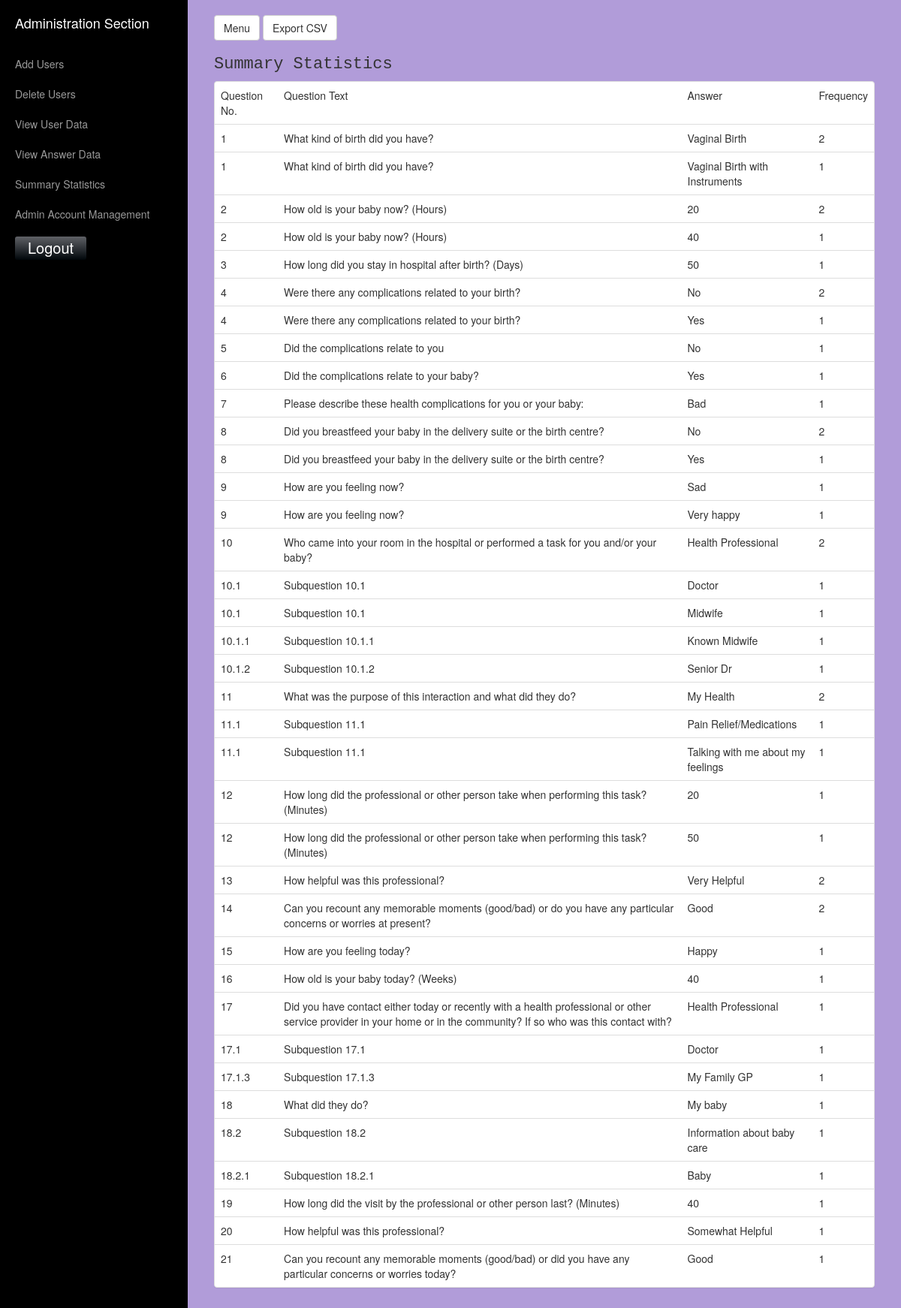
The app's page /summary-statistics.php (signed in) with its own data.
### tables this page shows
CREATE TABLE IF NOT EXISTS `question` (
  `question_id` int(11) NOT NULL AUTO_INCREMENT,
  `parent_question_id` int(11) NOT NULL,
  `text` varchar(255) NOT NULL,
  `question_order` varchar(11) NOT NULL,
  `type` enum('dropdownlist','checkbox','radio','text','textarea','slider') NOT NULL,
  `options` varchar(500) NOT NULL,
  `survey_id` int(11) NOT NULL,
  `dependant_question_order` varchar(11) NOT NULL,
  `dependant_value` varchar(255) NOT NULL,
  PRIMARY KEY (`question_id`),
  UNIQUE KEY `order` (`question_order`),
  KEY `survey_id` (`survey_id`)
);

### summary-statistics.php (the view, shortened to what this page needs)
<!DOCTYPE html>
<html lang="en">
<head>
    <link href="bootstrap/css/bootstrap.min.css" rel="stylesheet">
    <link href="bootstrap/css/admin.css" rel="stylesheet">
</head>
<body>
    <div id="wrapper">
        <div id="sidebar-wrapper">
            <ul class="sidebar-nav">
                <li class="sidebar-brand">
                    <a href="admin-section.php">Administration Section</a>
                </li>
                <li>
                    <a href="add-user.php">Add Users</a>
                </li>
                <li>
                    <a href="delete-user.php">Delete Users</a>
                </li>
                <li>
                   <a href="view-users.php">View User Data</a>
                </li>
				<li>
                   <a href="view-answers.php">View Answer Data</a>
                </li>
				<li>
                   <a href="summary-statistics.php">Summary Statistics</a>
                </li>
				<li>
                   <a href="admin-account-management.php">Admin Account Management</a>
                </li>
			<form action="logout.php" metdod="post">
			<p>
			<button type="submit" name="logout" value="Logout">Logout</button>
			</p>
			</form>
            </ul>
        </div>
        <div id="page-content-wrapper">
            <div class="container-fluid">
                <div class="row">
                    <div class="col-lg-12">
                        <a href="#menu-toggle" class="btn btn-default" id="menu-toggle">Menu</a>
						<a href="export.php" class="btn btn-default" > Export CSV</a>
						<h2>Summary Statistics</h2>
					<?php
						require 'mysql-connection-open.php';
						$sql = "SELECT COUNT(answer_id) AS answer_count, answer_text, question.question_id,question.question_order, question.parent_question_id,question.type, text FROM question
						JOIN answer ON answer.question_id = question.question_id
						GROUP BY answer.question_id, answer_text" ;
						$result = mysqli_query($conn, $sql)
						or die("Error: " .mysqli_error($conn));
					?>
					<div class="panel panel-default">
					<table class="table">
					<tr>
					<td>Question No.</td>
					<td>Question Text</td>
					<td>Answer</td>
					<td>Frequency</td>
					</tr>
					<?php while ($row = mysqli_fetch_assoc($result))
					{
						if (strcmp($row["text"], '') == 0)
							{
								echo "<td>" . $row["question_order"] . "</td>";
								echo "<td>Subquestion " . $row['question_order'] . "</td>";
								echo "<td>" . $row["answer_text"] . "<td>";
								echo $row["answer_count"] . "</td></tr>";
							}else
							{
								echo "<td>" . $row["question_order"] . "</td>";
								echo "<td>" . $row["text"] . "</td>";
								echo "<td>" . $row["answer_text"] . "<td>";
								echo $row["answer_count"] . "</td></tr>";
							}
					}
					?>
					</table>
					</div>
                    </div>
                </div>
            </div>
        </div>
    </div>
</body>
</html>

### records on screen
question: question_order "1", text "What kind of birth did you have?", answer_text "Vaginal Birth", answer_count "2", answer_text "Vaginal Birth with Instruments", answer_count "1"
question: question_order "2", text "How old is your baby now? (Hours)", answer_text "20", answer_count "2", answer_text "40", answer_count "1"
question: question_order "3", text "How long did you stay in hospital after birth? (Days)", answer_text "50", answer_count "1"
question: question_order "4", text "Were there any complications related to your birth?", answer_text "No", answer_count "2", answer_text "Yes", answer_count "1"
question: question_order "5", text "Did the complications relate to you", answer_text "No", answer_count "1"
question: question_order "6", text "Did the complications relate to your baby?", answer_text "Yes", answer_count "1"
question: question_order "7", text "Please describe these health complications for you or your baby:", answer_text "Bad", answer_count "1"
question: question_order "8", text "Did you breastfeed your baby in the delivery suite or the birth centre?", answer_text "No", answer_count "2", answer_text "Yes", answer_count "1"
question: question_order "9", text "How are you feeling now?", answer_text "Sad", answer_count "1", answer_text "Very happy"
question: question_order "10", text "Who came into your room in the hospital or performed a task for you and/or your baby?", answer_text "Health Professional", answer_count "2"
question: question_order "10.1", answer_text "Doctor", answer_count "1", answer_text "Midwife"
question: question_order "10.1.1", answer_text "Known Midwife", answer_count "1"
question: question_order "10.1.2", answer_text "Senior Dr", answer_count "1"
question: question_order "11", text "What was the purpose of this interaction and what did they do?", answer_text "My Health", answer_count "2"
question: question_order "11.1", answer_text "Pain Relief/Medications", answer_count "1", answer_text "Talking with me about my feelings"
question: question_order "12", text "How long did the professional or other person take when performing this task? (Minutes)", answer_text "20", answer_count "1", answer_text "50"
question: question_order "13", text "How helpful was this professional?", answer_text "Very Helpful", answer_count "2"
question: question_order "14", text "Can you recount any memorable moments (good/bad) or do you have any particular concerns or worries at present?", answer_text "Good", answer_count "2"
question: question_order "15", text "How are you feeling today?", answer_text "Happy", answer_count "1"
question: question_order "16", text "How old is your baby today? (Weeks)", answer_text "40", answer_count "1"
question: question_order "17", text "Did you have contact either today or recently with a health professional or other service provider in your home or in the community? If so who was this contact with?", answer_text "Health Professional", answer_count "1"
question: question_order "17.1", answer_text "Doctor", answer_count "1"
question: question_order "17.1.3", answer_text "My Family GP", answer_count "1"
question: question_order "18", text "What did they do?", answer_text "My baby", answer_count "1"
question: question_order "18.2", answer_text "Information about baby care", answer_count "1"
question: question_order "18.2.1", answer_text "Baby", answer_count "1"
question: question_order "19", text "How long did the visit by the professional or other person last? (Minutes)", answer_text "40", answer_count "1"
question: question_order "20", text "How helpful was this professional?", answer_text "Somewhat Helpful", answer_count "1"
question: question_order "21", text "Can you recount any memorable moments (good/bad) or did you have any particular concerns or worries today?", answer_text "Good", answer_count "1"
